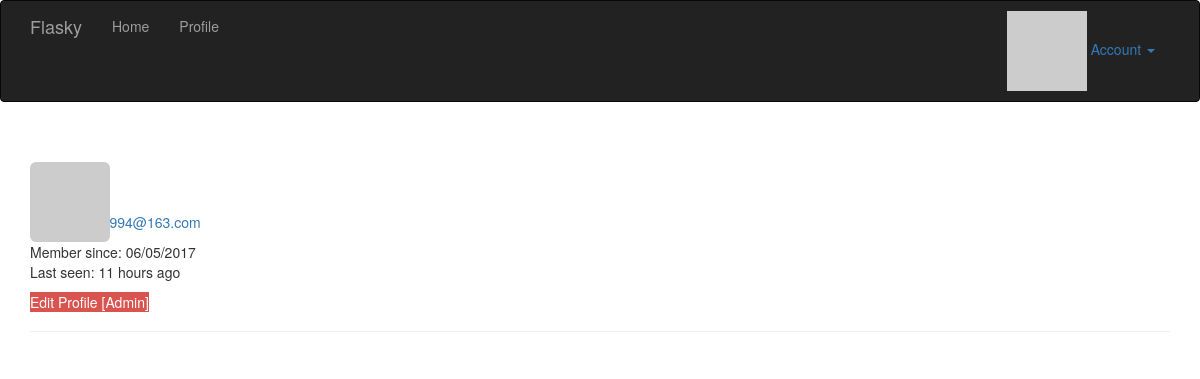
/user/ww (signed in), run on an earlier commit of the app's database.
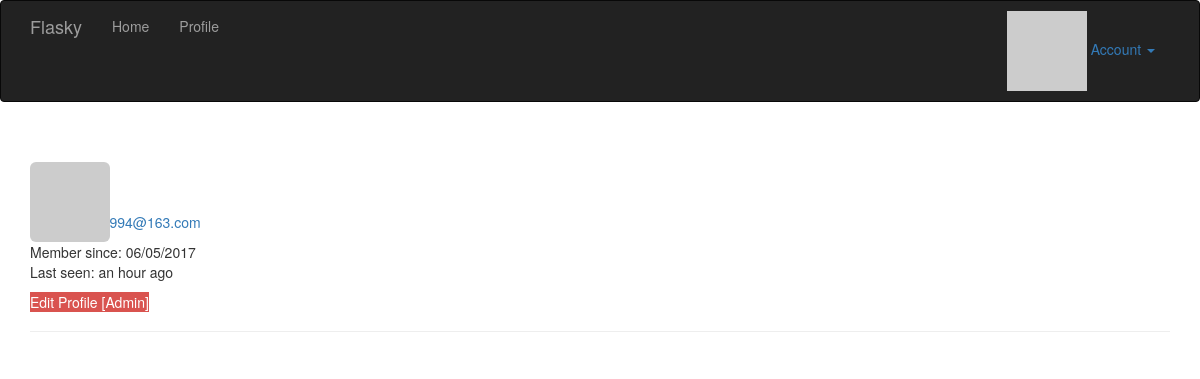
And on a later commit of the database.
### app/models.py (models this page shows, shortened)
class User(UserMixin, db.Model):
    __tablename__ = 'users'
    id = db.Column(db.Integer, primary_key=True)
    email = db.Column(db.String(64), unique=True, index=True)
    username = db.Column(db.String(64), unique=True, index=True)
    role_id = db.Column(db.Integer, db.ForeignKey('roles.id'))
    password_hash = db.Column(db.String(128))
    confirmed = db.Column(db.Boolean, default=False)
    name = db.Column(db.String(64))
    location = db.Column(db.String(64))
    about_me = db.Column(db.Text())
    member_since = db.Column(db.DateTime(), default=datetime.utcnow)
    last_seen = db.Column(db.DateTime(), default=datetime.utcnow)
    avatar_hash = db.Column(db.String(32))
    def can(self, permissions):
        return self.role is not None and (self.role.permissions & permissions) == permissions
    def is_administrator(self):
        return self.can(Permission.ADMINISTER)
    @property
    def password(self):
        raise AttributeError("password is not a readable attribute")
    def gravatar(self, size=100, default="identicon", rating="g"):
        if request.is_secure:
            url = "http://secure.gravatar.com/avatar"
        else:
            url = 'http://www.gravatar.com/avatar'
        hash = self.avatar_hash or hashlib.md5(self.email.encode("utf-8")).hexdigest()
        return '{url}/{hash}?s={size}&d={default}&r={rating}'.format(
            url=url, hash=hash, size=size, default=default, rating=rating)
    def ping(self):
        self.last_seen = datetime.utcnow()
        db.session.add(self)

### app/main/views.py (the view)
@main.route("/user/<username>")
def user(username):
    user = User.query.filter_by(username=username).first()
    if user is None:
        abort(404)
    return render_template("user.html", user=user)

### app/auth/views.py (called while the page is built)
@auth.before_app_request
def before_request():
    if current_user.is_authenticated:
        current_user.ping()
        if not current_user.confirmed \
                and request.endpoint[:5] != "auth.":
            return redirect(url_for("auth.unconfirmed"))

### app/main/__init__.py (called while the page is built)
@main.app_context_processor
def inject_permissions():
    return dict(Permission=Permission)

### app/models.py (called while the page is built)
@login_manager.user_loader
def load_user(user_id):
    return User.query.get(int(user_id))

### app/templates/user.html (shortened to what this page needs)
{% extends 'base.html' %}
{% block page_content %}
	<div class="page-header">
        <img class="img-rounded profile-thumbnail" src="{{ user.gravatar(size=256) }}" >
        <h1>{{ user.username }}</h1>
    {% if current_user.is_administrator() %}
        <p>
            <a href="mailto:{{ user.email }}">{{ user.email }}</a>
        </p>
    {% endif %}
    <p>
        Member since: {{ moment(user.member_since).format("L") }}<br />
        Last seen: {{ moment(user.last_seen).fromNow() }}
    </p>
    <p>
        {% if current_user.is_administrator() %}
            <a class="btn-danger"  href="{{ url_for(".edit_profile_admin", id=user.id) }}">
                Edit Profile [Admin]
            </a>
        {% endif %}
    </p>
	</div>
{% endblock %}

### app/templates/base.html (shortened to what this page needs)
{% extends 'bootstrap/base.html' %}
{% block head %}
	{{super()}}
    <link rel="stylesheet" type="text/css" href="{{ url_for("static", filename='styles.css') }}">
{% endblock %}
{% block navbar %}
<div class="navbar navbar-inverse" role='navigation'>
	<div class="container">
		<div class="navbar-header">
			<a class="navbar-brand" href="{{ url_for('main.index') }}">Flasky</a>
		</div>
		<div class="navbar-collapse collapse">
			<ul class="nav navbar-nav">
				<li><a href="{{ url_for('main.index') }}">Home</a></li>
                {% if current_user.is_authenticated %}
                    <li>
                        <a href="{{ url_for("main.user", username=current_user.username) }}">
                            Profile
                        </a>
                    </li>
                {% endif %}
			</ul>
            <ul class="nav navbar-right">
                {% if current_user.is_authenticated %}
                 <li class="dropdown">
                    <a href="#" class="dropdown-toggle" data-toggle="dropdown">
                        <img src="{{ current_user.gravatar(size=18) }}">
                        Account <b class="caret"></b></a>
                </li>
                {% else %}
                <li>
                    <a href="{{ url_for('auth.login') }}">Log In</a>
                </li>
                {% endif %}
            </ul>
		</div>
	</div>
</div>
{% endblock %}
{% block content %}
	<div class="container">
		{% block page_content %}{% endblock %}
	</div>
{% endblock %}

### app/static/styles.css (style rules this page uses)
.profile-thumbnail { position: absolute; }

What changed in the data, as far as the page shows it:
changed User "sunchenglu1994@163.com": last_seen "11 hours ago" → "an hour ago"
